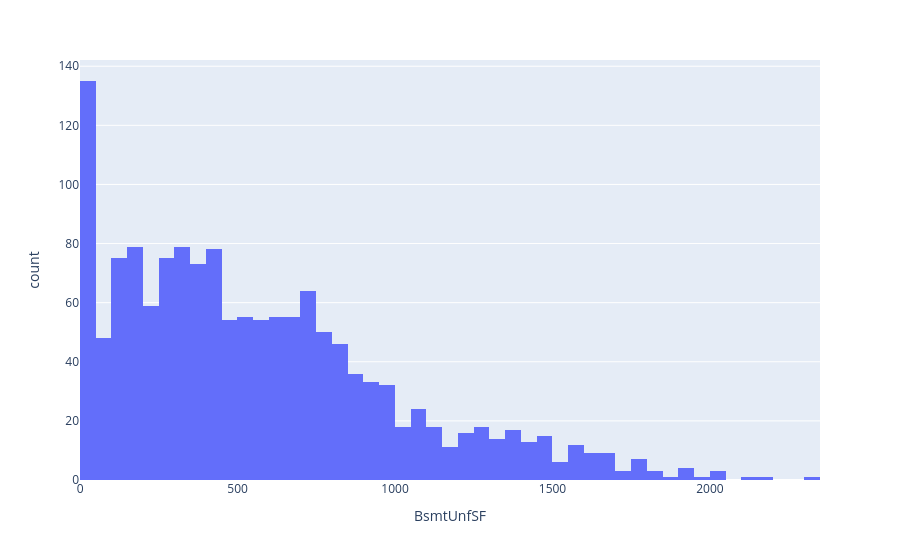

This figure's notebook cell:
### Markdown cell above
> **Pregunta ❓**: ¿Qué sucede con las variables que se alejan mucho de ser normales?

### Code cell
px.histogram(df, x='BsmtUnfSF')

### Figure 1 — Plotly figure (JSON) as saved in the notebook; plotly's stock layout.template omitted (floating-point values rounded to 4 significant figures; data arrays with more than 128 entries replaced by an {"elided": "..."} marker saying what was removed)
{"data": [{"bingroup": "x", "hovertemplate": "BsmtUnfSF=%{x}<br>count=%{y}<extra></extra>", "legendgroup": "", "marker": {"color": "#636efa", "pattern": {"shape": ""}}, "name": "", "orientation": "v", "showlegend": false, "type": "histogram", "x": {"elided": "1460 int values"}, "xaxis": "x", "yaxis": "y"}], "layout": {"barmode": "relative", "legend": {"tracegroupgap": 0}, "margin": {"t": 60}, "xaxis": {"anchor": "y", "domain": [0, 1], "title": {"text": "BsmtUnfSF"}}, "yaxis": {"anchor": "x", "domain": [0, 1], "title": {"text": "count"}}}}
